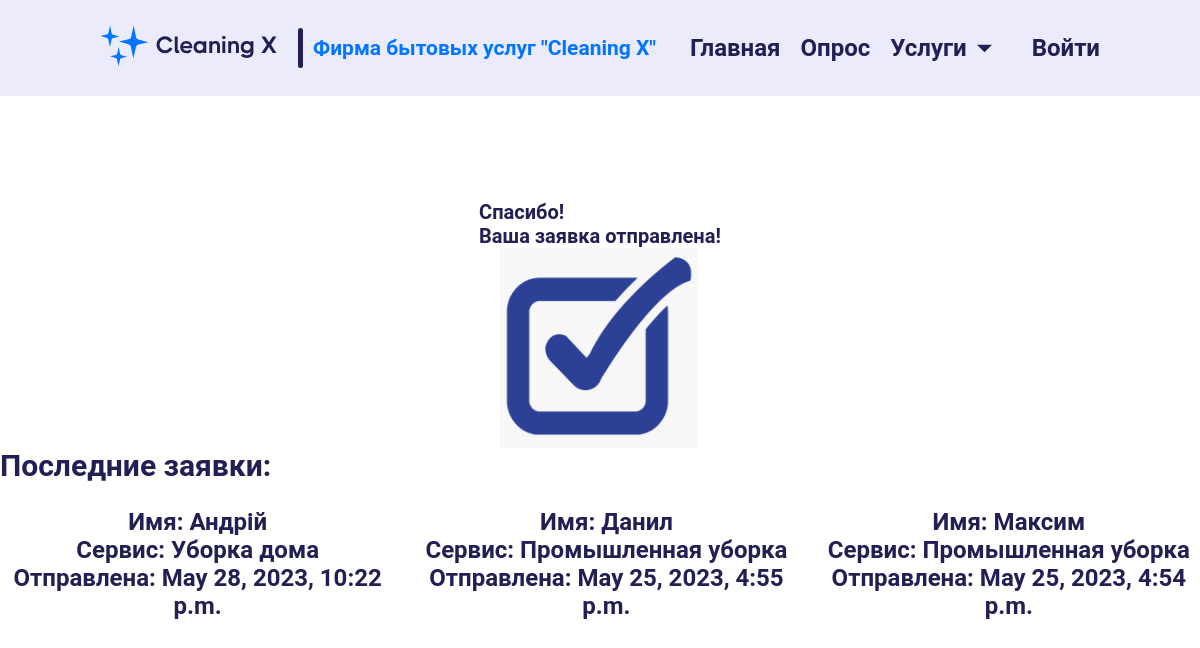
/success/, run on the app's committed database.
### services/models.py (models this page shows, shortened)
class Application(models.Model):
    name = models.CharField(max_length=256)
    phone = models.TextField(max_length=10)
    address = models.TextField(null=False, blank=False)
    email = models.CharField(max_length=100)
    service = models.ForeignKey(to=Service, on_delete=models.CASCADE)
    date = models.DateField()
    message = models.TextField()
    created_at = models.DateTimeField(default=timezone.now)

class Service(models.Model):
    name = models.CharField(max_length=256)
    description = models.TextField()
    price = models.DecimalField(max_digits=6, decimal_places=2)
    image = models.ImageField(upload_to='service_images')
    category = models.ForeignKey(to=ServiceCategory, on_delete=models.CASCADE)
    def __str__(self):
        return self.name

### services/views.py (the view)
# urls.py: path('success/', success, name='success'),
def success(request):
    applications = Application.objects.order_by('-id')[:3]
    context = {
        'is_show_footer': False,
        'applications': applications
    }
    return render(request, 'services/success.html', context)

### services/templates/services/success.html (shortened to what this page needs)
{% extends 'services/base.html' %}
{% load static %}
{% block content %}
    <div style="display: flex; justify-content: center; align-items: center; margin-top: 200px">
        <div style="font-weight: 600; font-size: 20px; display: flex; flex-direction: column; align-items: center;">
            <p>Спасибо! <br> Ваша заявка отправлена!</p>
            <div style="width: 200px; height:200px">
                <img src="{% static 'img/icons/check.png' %}" alt="check">
            </div>
            <div>
                <h2>Последние заявки:</h2>
                <div style="display: flex; gap: 20px;">
                     {% for application in applications %}
                         <button class="button-ajax services__item-name" id="{{ application.id }}">
                              <p>Имя: {{ application.name }}</p>
                              <p>Cервис: {{ application.service }}</p>
                              <p>Отправлена: {{ application.created_at }}</p>
                         </button>
                    {% endfor %}
                </div>
            </div>
        </div>
    </div>
{% endblock %}

### static/css/style.css (style rules this page uses)
html { box-sizing: border-box; }
*, *::before, *::after { box-sizing: inherit; }
body { font-family: Roboto, sans-serif; font-weight: 500; margin: 0; color: var(--color-black); background-color: var(--color-white); color: #211F54; }
img { max-width: 100%; max-height: 100%; }
h1, h2, h3, h4, h5, h6, p, span { margin: 0; }
button { border: none; padding: 0; background: transparent; font-family: unset; cursor: pointer; }
.services__item-name { margin-top: 25px; font-weight: 700; font-size: 24px; color: #211F54; }

### data on the page
Application: name "Андрій", service "Уборка дома", created_at "May 28, 2023, 10:22 p.m."
Application: name "Данил", service "Промышленная уборка", created_at "May 25, 2023, 4:55 p.m."
Application: name "Максим", service "Промышленная уборка", created_at "May 25, 2023, 4:54 p.m."
